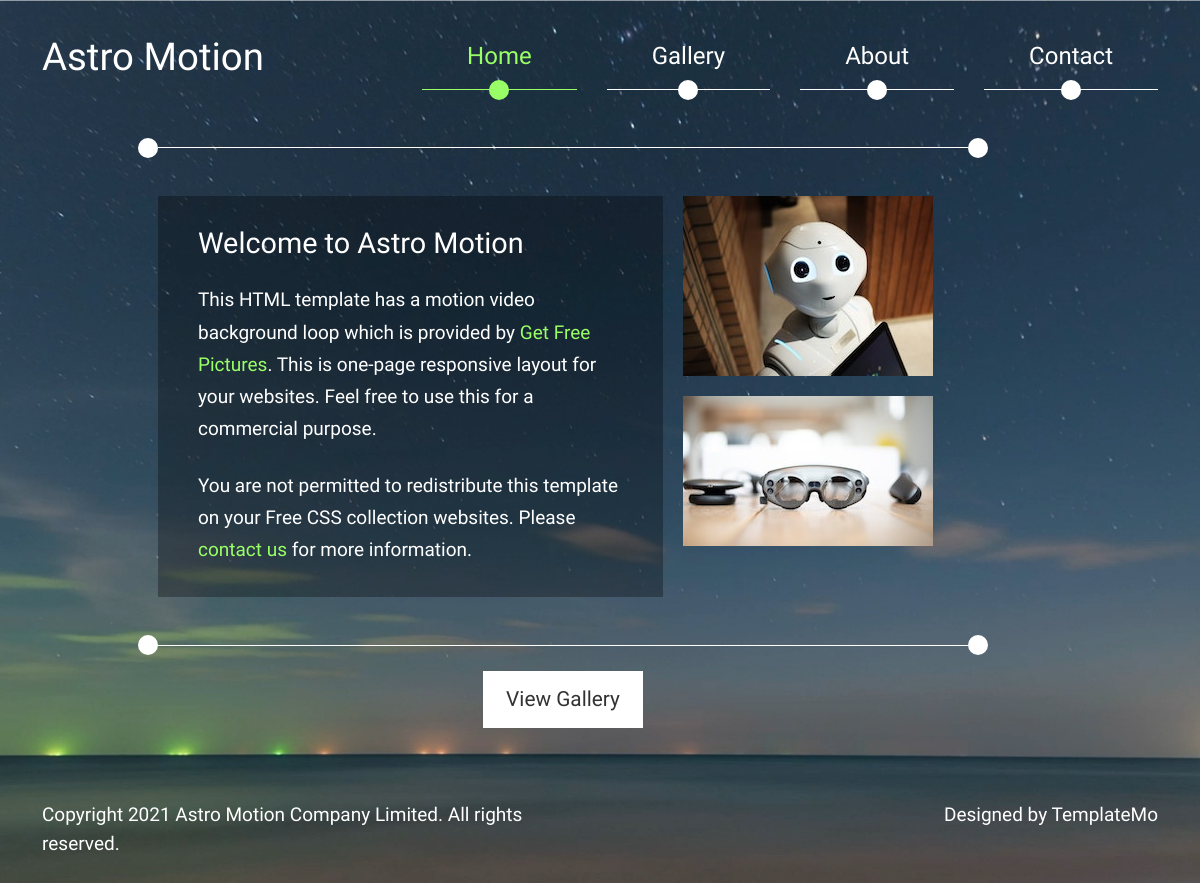
The page / on the database its author committed.
### siteweb/models.py (models this page shows, shortened)
class Home(models.Model):
    descriptions = models.TextField()
    image_un = models.FileField(upload_to ='image_site')
    image_deux = models.FileField(upload_to='image_site')
    date_add = models.DateTimeField(auto_now=True)
    date_update = models.DateTimeField(auto_now_add=True)
    status = models.BooleanField(default=True)

### siteweb/views.py (the view)
# urls.py: path('', views.index, name='index')
def index(request):
    home = models.Home.objects.filter(status=True).first()
    about = models.About.objects.filter(status=True).first()
    gallery = models.Gallery.objects.filter(status=True)
    return render(request, 'index.html', locals())

### templates/index.html (shortened to what this page needs)
{% load static %}
<!DOCTYPE html>
<html lang="en">
<head>
    <link rel="stylesheet" href="{% static 'css/bootstrap.min.css' %}">
    <link rel="stylesheet" href="{% static 'css/slick.css" type="text/css' %}" />
    <link rel="stylesheet" href="{% static 'css/templatemo-style.css' %}">
</head>
<body>
    <video autoplay muted loop id="bg-video">
        <source src="{% static 'video/gfp-astro-timelapse.mp4' %}" type="video/mp4">
    </video>
    <div class="page-container">
      <div class="container-fluid">
        <div class="row">
          <div class="col-xs-12">
            <div class="cd-slider-nav">
              <nav class="navbar navbar-expand-lg" id="tm-nav">
                <a class="navbar-brand" href="#">Astro Motion</a>
                  <div class="collapse navbar-collapse" id="navbar-supported-content">
                    <ul class="navbar-nav mb-2 mb-lg-0">
                      <li class="nav-item selected">
                        <a class="nav-link" aria-current="page" href="#0" data-no="1">Home</a>
                        <div class="circle"></div>
                      </li>
                      <li class="nav-item">
                        <a class="nav-link" href="#0" data-no="2">Gallery</a>
                        <div class="circle"></div>
                      </li>
                      <li class="nav-item">
                        <a class="nav-link" href="#0" data-no="3">About</a>
                        <div class="circle"></div>
                      </li>
                      <li class="nav-item">
                        <a class="nav-link" href="#0" data-no="4">Contact</a>
                        <div class="circle"></div>
                      </li>
                    </ul>
                  </div>
              </nav>
            </div>
          </div>
        </div>
      </div>
      <div class="container-fluid tm-content-container">
        <ul class="cd-hero-slider mb-0 py-5">
          <li class="px-3" data-page-no="1">
            <div class="page-width-1 page-left">
              <div class="d-flex position-relative tm-border-top tm-border-bottom intro-container">
                <div class="intro-left tm-bg-dark">
                  <h2 class="mb-4">Welcome to Astro Motion</h2>
                  <p class="mb-4" >
                    {{home.descriptions |safe}}
                    </div>
                <div class="intro-right">
                  <img src="{{home.image_un.url}}" alt="Image" class="img-fluid intro-img-1">
                  <img src="{{home.image_deux.url}}" alt="Image" class="img-fluid intro-img-2">
                </div>
                <div class="circle intro-circle-1"></div>
                <div class="circle intro-circle-2"></div>
                <div class="circle intro-circle-3"></div>
                <div class="circle intro-circle-4"></div>
              </div>
              <div class="text-center">
                <a href="#0" data-page-no="2" class="btn btn-primary tm-intro-btn tm-page-link">
                  View Gallery
                </a>
              </div>
            </div>
          </li>
        </ul>
    </div>
    <div class="container-fluid">
      <footer class="row mx-auto tm-footer">
        <div class="col-md-6 px-0">
          Copyright 2021 Astro Motion Company Limited. All rights reserved.
        </div>
        <div class="col-md-6 px-0 tm-footer-right">
          Designed by <a rel="sponsored" href="https://templatemo.com" target="_blank" class="tm-link-white">TemplateMo</a>
        </div>
      </footer>
    </div>
  </div>
</body>
</html>

### static/css/templatemo-style.css (style rules this page uses)
html, body, .page-container { height: 100%; }
body { font-family: 'Source Sans Pro', sans-serif; font-size: 19px; font-weight: 300; color: white; line-height: 1.5; }
a { color: #9F6; text-decoration: none; transition: all 0.3s ease; }
p { line-height: 1.7; }
h2 { font-size: 1.8rem; }
.page-container { display: flex; flex-direction: column; justify-content: space-between; padding-left: 30px; padding-right: 30px; }
.container-fluid { max-width: 1860px; }
.btn { font-size: 1.3rem; padding: 13px 23px; border-radius: 0; }
.btn-primary { background-color: white; border: none; color: #333; }
#bg-video { position: fixed; left: 50%; top: 50%; bottom: auto; right: auto; min-width: 100%; min-height: 100%; transform: translateX(-50%) translateY(-50%); z-index: -100; background-image: url(../img/tm-astro-bg.jpg); background-position: center; background-size: cover; background-repeat: no-repeat; }
#tm-nav { z-index: 1000; }
.navbar a { color: white; }
.navbar-brand { font-size: 2.4rem; }
.navbar { margin-top: 15px; }
.navbar .navbar-nav .nav-item { margin-left: 15px; margin-right: 15px; }
.navbar .navbar-nav .nav-item:last-child { margin-right: 0; }
.navbar .navbar-nav .nav-item .nav-link { font-size: 1.5rem; padding: 15px 65px; border-bottom: 1px solid white; }
.nav-item { position: relative; }
.circle { position: absolute; left: calc(50% - 10px); bottom: -10px; width: 20px; height: 20px; background-color: white; border-radius: 50%; }
.tm-border-bottom { border-bottom: 1px solid white; padding-bottom: 48px; }
.tm-border-top { border-top: 1px solid white; padding-top: 48px; }
.navbar .navbar-nav .nav-item.selected .nav-link, .navbar .navbar-nav .nav-item .nav-link:hover { color: #99FF66; border-bottom: 1px solid #99FF66; }
.cd-slider-nav li.selected a+.circle, .navbar .navbar-nav .nav-item .nav-link:hover+.circle { background-color: #99FF66; }
.tm-link-white { color: white; }
.cd-hero-slider { padding: 10px 0; }
.cd-hero-slider li { list-style: none; }
.page-width-1 { max-width: 810px; }
.page-left { margin-left: 100px; }
.tm-bg-dark { background-color: rgba(0,0,0,0.3); }
.intro-left { margin-right: 20px; padding: 30px 40px; max-width: 505px; }
.intro-img-1 { margin-bottom: 20px; }
.intro-circle-1 { left: -20px; top: -10px; }
.intro-circle-2 { right: -20px; top: -10px; left: auto; }
.intro-circle-3 { right: -20px; bottom: -10px; left: auto; }
.intro-circle-4 { left: -20px; bottom: -10px; }
.tm-intro-btn { margin-top: 25px; }
.tm-footer { padding-top: 25px; padding-bottom: 25px; width: 100%; display: flex; justify-content: space-between; }
.tm-footer-right { text-align: right; }
@media (min-width: 992px) { .navbar-expand-lg .navbar-collapse { justify-content: flex-end; } }
@media (max-width: 1200px) { .navbar .navbar-nav .nav-item .nav-link { padding: 15px 45px; } }

### rows shown on the page
Home: descriptions "This HTML template has a motion video background loop which is provided by Get Free Pictures . This is one-page responsive layout for your websites. Feel free to use this for a commercial purpose. You are not permitted to redistribute this template on your Free CSS collection websites. Please contact us for more information.", image_un (picture), image_deux (picture)
